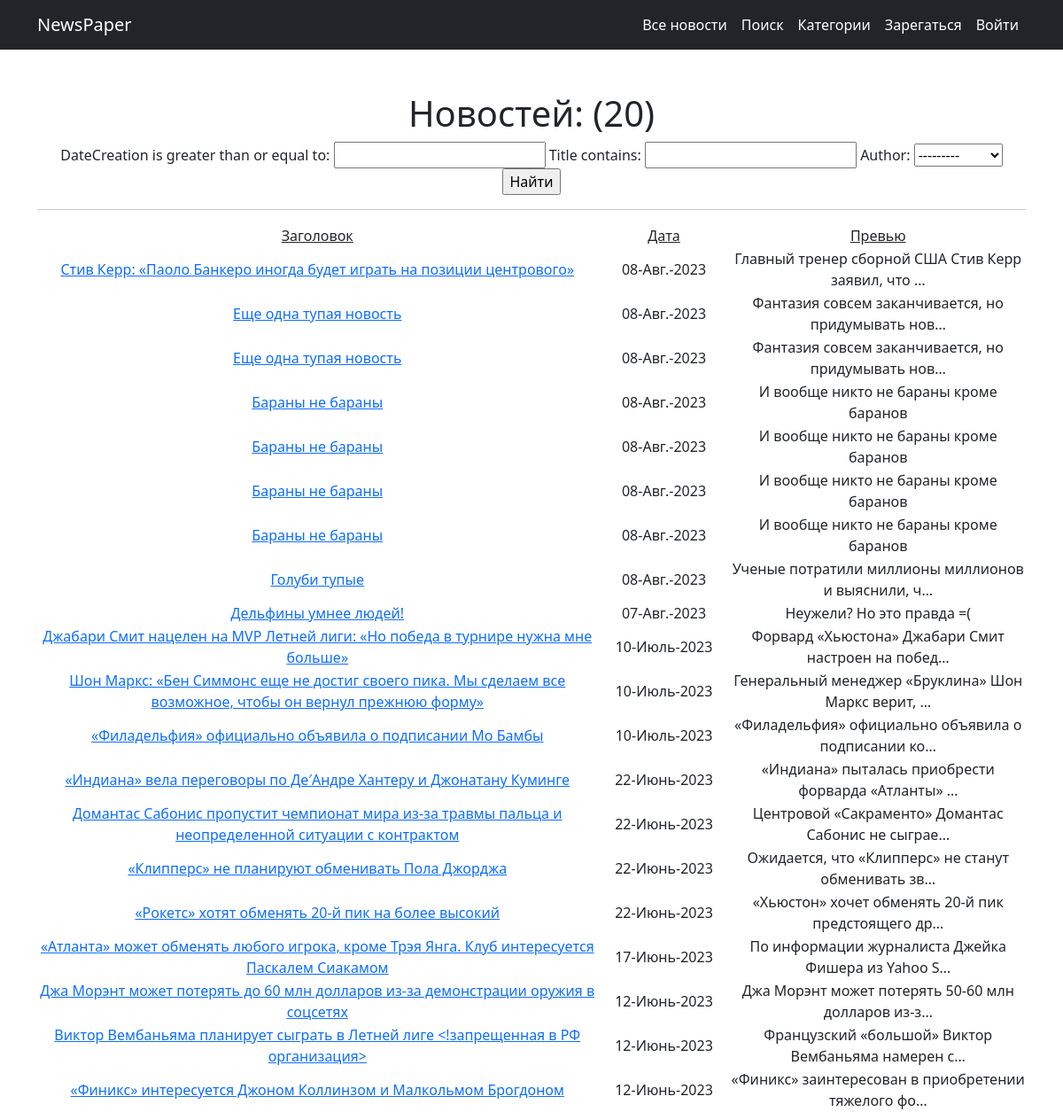
Before: /news/search with the older database file.
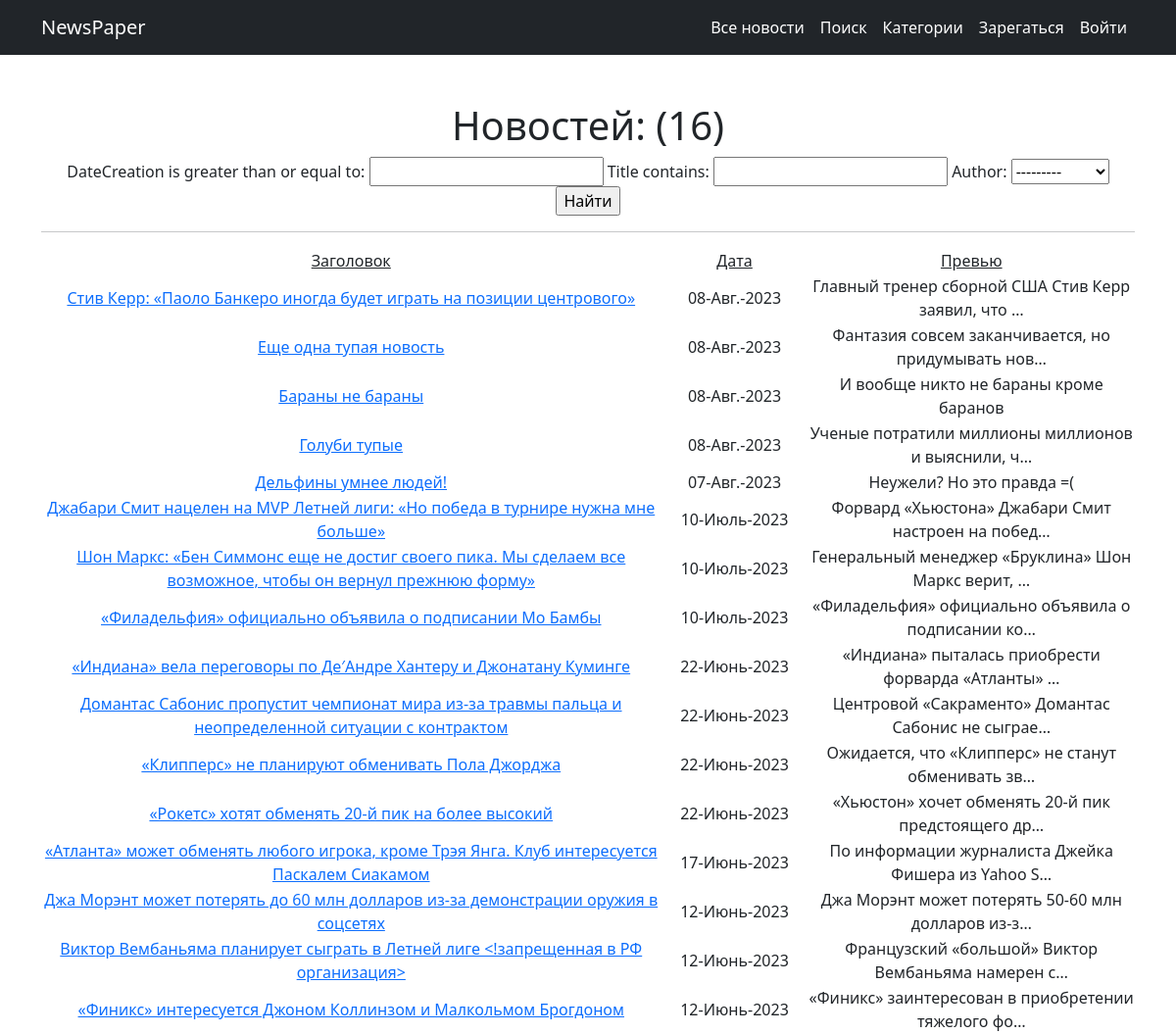
After: the same page with the newer database file.
### news/models.py (models this page shows, shortened)
class Post(models.Model):
    news = 'NW'
    article = 'AR'
    TYPES = [
        (news, 'Новость'),
        (article, 'Статья'),
    ]
    author = models.ForeignKey(Author, on_delete=models.CASCADE)
    categoryType = models.CharField(max_length=2, choices=TYPES, default=news)
    dateCreation = models.DateTimeField(auto_now_add=True)
    postCategory = models.ManyToManyField(Category, through='PostCategory')
    title = models.CharField(max_length=128)
    text = models.TextField()
    rating = models.SmallIntegerField(default=0)

### news/views.py (the view, shortened to what this page needs)
# urls.py: path('search', SearchList.as_view(), name='search'),
class SearchList(ListView):
    model = Post
    template_name = 'search.html'
    context_object_name = 'news'
    queryset = Post.objects.order_by('-id')
    form_class = PostForm
    def get_context_data(self, **kwargs):
        context = super().get_context_data(**kwargs)
        context['filter'] = NewsFilter(self.request.GET, queryset=self.get_queryset())
        context['form'] = PostForm()
        return context

### news/forms.py
class PostForm(ModelForm):
    class Meta:
        model = Post
        fields = ['author', 'categoryType', 'postCategory', 'title', 'text']

### news/models.py (called while the page is built)
    def __str__(self):
        return self.authorUser.username

### news/templatetags/custom_filters.py (called while the page is built)
@register.filter(name='censor')
def censor(text):
    forbidden_vocabulary = ['nba', 'нба']
    for i in forbidden_vocabulary:
        text = text.replace(i, '<!запрещенная в РФ организация>')
        text = text.replace(i.upper(), '<!запрещенная в РФ организация>')
    return text

### templates/search.html (shortened to what this page needs)
{% extends 'default.html' %}
{% load custom_filters %}
{% block content %}
<h1>Новостей: ({{ news|length }})</h1>
<form method="get">
    {{ filter.form }}
    <input type="submit" value="Найти">
</form>
<hr>
{% if news %}
<table>
    <tr>
        <td><u>Заголовок</u></td>
        <td width="150"><u>Дата</u></td>
        <td><u>Превью</u></td>
    </tr>
    {% for det_news in filter.qs %}
    <tr>
        <td>
            <a href="{% url 'news_detail' det_news.id %}">{{ det_news.title|censor }}</a>
        </td>
        <td>{{ det_news.dateCreation|date:'d-N-Y' }}</td>
        <td>{{ det_news.text|censor|truncatechars:50 }}</td>
    </tr>
    {% endfor %}
</table>
{% else %}
<h2>Новостей нет!</h2>
{% endif %}
{% endblock content %}

### templates/default.html (shortened to what this page needs)
{% load static %}
<!DOCTYPE html>
<html lang="en">
<head>
    <link href="{% static 'css/styles.css' %}" rel="stylesheet"/>
</head>
<body>
<nav class="navbar navbar-expand-lg navbar-dark bg-dark">
    <div class="container">
        <a class="navbar-brand" href="#">NewsPaper</a>
        <div class="collapse navbar-collapse" id="navbarSupportedContent">
            <ul class="navbar-nav ms-auto mb-2 mb-lg-0">
                <li class="nav-item"><a class="nav-link active" href="/news">Все новости</a></li>
                <li class="nav-item"><a class="nav-link active" href="/news/search">Поиск</a></li>
                <li class="nav-item"><a class="nav-link active" href="/news/categories">Категории</a></li>
                {% if user.is_authenticated %}
                <li class="nav-item"><a class="nav-link active" href="/news/add">Добавить новость</a></li>
                <li class="nav-item"><a class="nav-link active" href="/news/logout">Выйти</a></li>
                <li class="nav-item"><a class="nav-link active" href="/">{{ user.username }}</a></li>
                {% else %}
                <li class="nav-item"><a class="nav-link active" href="/accounts/signup">Зарегаться</a></li>
                <li class="nav-item"><a class="nav-link active" href="/accounts/login">Войти</a></li>
                {% endif %}
            </ul>
        </div>
    </div>
</nav>
<div class="container">
    <div class="text-center mt-5">
        {% block content %}
        {% endblock content %}
    </div>
</div>
</body>
</html>

Changed rows visible on the page:
removed Post: title|censor "Еще одна тупая новость", dateCreation "08-Авг.-2023", text|censor "Фантазия совсем заканчивается, но придумывать нов…"
removed Post: title|censor "Бараны не бараны", dateCreation "08-Авг.-2023", text|censor "И вообще никто не бараны кроме баранов"
removed Post: title|censor "Бараны не бараны", dateCreation "08-Авг.-2023", text|censor "И вообще никто не бараны кроме баранов"
removed Post: title|censor "Бараны не бараны", dateCreation "08-Авг.-2023", text|censor "И вообще никто не бараны кроме баранов"
Other visible differences:
{{ news|length }}: "20" → "16"
